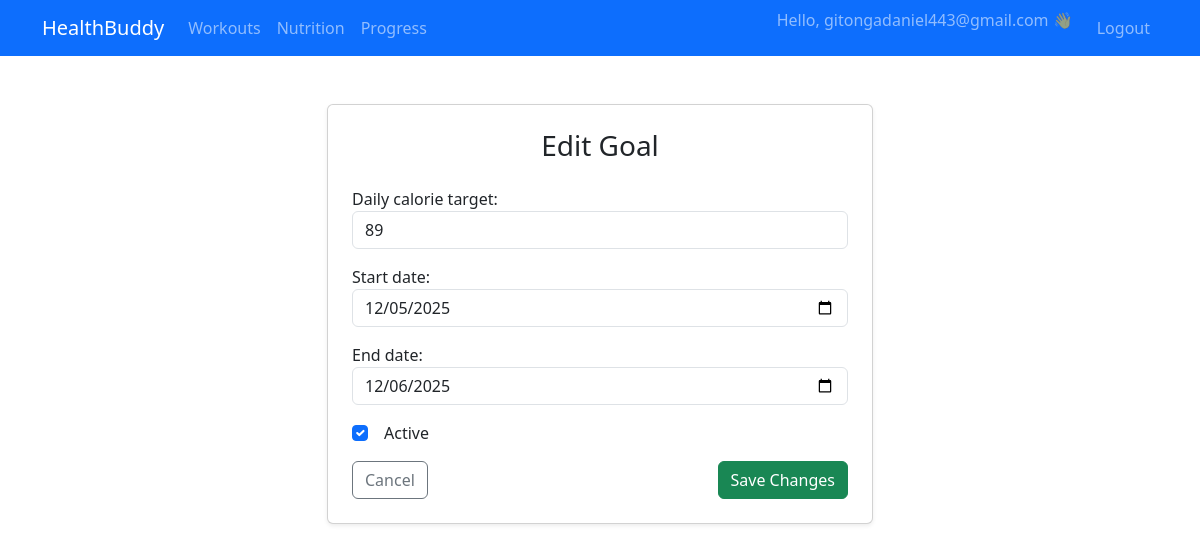
Screenshot of /goals/edit-goal/1/ (signed in) with the database file from the repository.
### progress/models.py (models this page shows, shortened)
class NutritionGoal(models.Model):
    user = models.ForeignKey(User, on_delete=models.CASCADE, related_name='nutrition_goals')
    daily_calorie_target = models.PositiveIntegerField(help_text="Target calories per day")
    start_date = models.DateField()
    end_date = models.DateField(blank=True, null=True)
    active = models.BooleanField(default=True)
    created_at = models.DateTimeField(auto_now_add=True)

### goals/views.py (the view)
# urls.py: path('edit-goal/<int:pk>/', views.edit_goal, name='edit_goal'),
@login_required
def edit_goal(request, pk):
    goal = get_object_or_404(NutritionGoal, pk=pk, user=request.user)
    if request.method == "POST":
        form = NutritionGoalForm(request.POST, instance=goal)
        if form.is_valid():
            form.save()
            return redirect('goals:goals_home')
    else:
        form = NutritionGoalForm(instance=goal)
    return render(request, 'goals/edit_goal_page.html', {'form': form, 'goal': goal})

### goals/forms.py
class NutritionGoalForm(forms.ModelForm):
    class Meta:
        model = NutritionGoal
        fields = ['daily_calorie_target', 'start_date', 'end_date', 'active']
        widgets = {
            'daily_calorie_target': forms.NumberInput(attrs={'class': 'form-control', 'min': 0}),
            'start_date': forms.DateInput(attrs={'class': 'form-control', 'type': 'date'}),
            'end_date': forms.DateInput(attrs={'class': 'form-control', 'type': 'date'}),
            'active': forms.CheckboxInput(attrs={'class': 'form-check-input'}),
        }

### goals/templates/goals/edit_goal_page.html (shortened to what this page needs)
{% extends "progress/base.html" %}
{% load widget_tweaks %}
{% block content %}
<div class="container my-5">
    <div class="row justify-content-center">
        <div class="col-md-8 col-lg-6">
            <div class="card shadow-sm p-4">
                <h3 class="card-title mb-4 text-center">Edit Goal</h3>
                <form method="post">
                    <div class="mb-3">
                        {{ form.daily_calorie_target.label_tag }}
                        {{ form.daily_calorie_target|add_class:"form-control" }}
                    </div>
                    <div class="mb-3">
                        {{ form.start_date.label_tag }}
                        {{ form.start_date|add_class:"form-control" }}
                    </div>
                    <div class="mb-3">
                        {{ form.end_date.label_tag }}
                        {{ form.end_date|add_class:"form-control" }}
                    </div>
                    <div class="form-check mb-3">
                        {{ form.active|add_class:"form-check-input" }}
                        <label class="form-check-label ms-2">Active</label>
                    </div>
                    <div class="d-flex justify-content-between">
                        <a href="{% url 'progress:progress_home' %}" class="btn btn-outline-secondary">Cancel</a>
                        <button type="submit" class="btn btn-success">Save Changes</button>
                    </div>
                </form>
            </div>
        </div>
    </div>
</div>
{% endblock %}

### progress/templates/progress/base.html (shortened to what this page needs)
<!doctype html>
<html lang="en">
  <head>
    <link href="https://cdn.jsdelivr.net/npm/bootstrap@5.3.2/dist/css/bootstrap.min.css" rel="stylesheet">
  </head>
  <body>
    <nav class="navbar navbar-expand-lg navbar-dark bg-primary">
      <div class="container">
        <a class="navbar-brand" href="/">HealthBuddy</a>
        <div class="collapse navbar-collapse" id="navMenu">
          <ul class="navbar-nav me-auto">
            {% if user.is_authenticated %}
            <li class="nav-item"><a class="nav-link" href="{% url 'workouts:workouts_list' %}">Workouts</a></li>
            <li class="nav-item"><a class="nav-link" href="{% url 'nutrition:nutrition_list' %}">Nutrition</a></li>
            <li class="nav-item"><a class="nav-link" href="{% url 'progress:progress_home' %}">Progress</a></li>
            {% endif %}
          </ul>
          <ul class="navbar-nav ms-auto">
            {% if user.is_authenticated %}
            <li class="nav-item"><span class="navbar-text me-3">Hello, {{ user.username }} 👋</span></li>
            <li class="nav-item"><a class="nav-link" href="{% url 'logout' %}">Logout</a></li>
            {% else %}
            <li class="nav-item"><a class="nav-link" href="{% url 'login' %}">Login</a></li>
            {% endif %}
          </ul>
        </div>
      </div>
    </nav>
    <main>
      {% block content %}{% endblock %}
    </main>
  </body>
</html>

### rows the page displays
NutritionGoal: daily_calorie_target "89", start_date "12/05/2025", end_date "12/06/2025", active "☑"

### other values shown
{{ user.username }} "gitongadaniel443@gmail.com"
